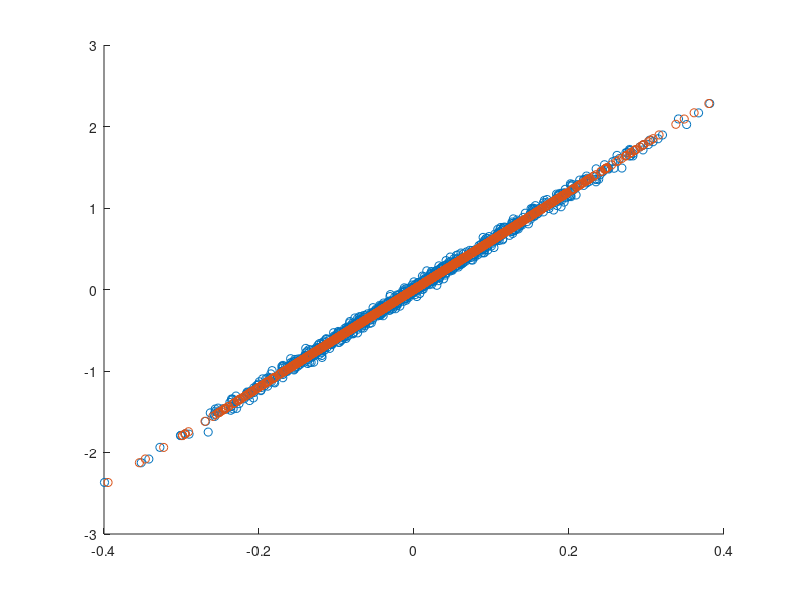

The MATLAB source for this figure:
clc; 
clear,
close all;

%Generate Data

W = randn(1000,2);

A = rand(2,2)

X = W * A 

% Covariance Matrix

covar = cov(X); 

%Find PCA

[V,E] = eig(covar);
[emax, emax_ind] = max(diag(E));
u = V(:,emax_ind);

%Transform Data
z = X * u;

%Decode Data 
Y = z*u';

%Plot Results
figure;
scatter(X(:,1), X(:,2));
hold on;
scatter(Y(:,1), Y(:,2));
